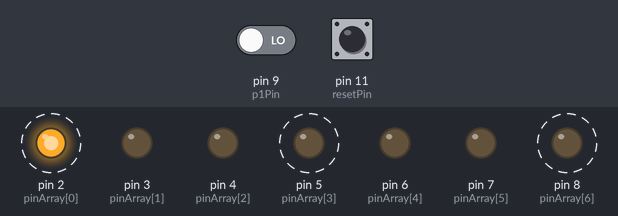
A sketch run on a simulated Arduino Uno, built with avr-gcc and run on an emulated ATmega328P. Parts: output pins drawn as LEDs (lit = HIGH). Dashed ring = blinking. The test bench sets the inputs (shaded band); at power-on: pin 11 (resetPin) LOW, pin 9 (p1Pin) LOW.

Above: at 1.28 s.
1.3 s: pin 11 (resetPin) pulled HIGH for 3.2 s
At 1.8 s:
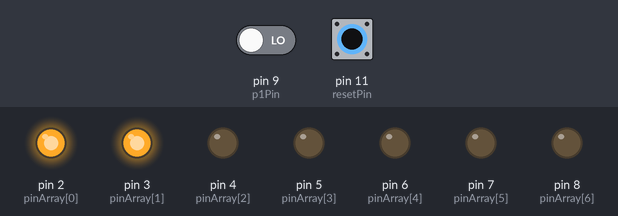
6.1 s: pin 11 (resetPin) pulled HIGH for 0.15 s
At 6.41 s:
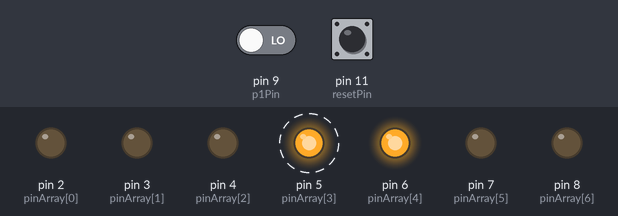
9.1 s: pin 11 (resetPin) pulled HIGH for 1 s
12.1 s: pin 11 (resetPin) pulled HIGH for 0.15 s
15.1 s: pin 9 (p1Pin) driven HIGH
At 15.1 s:
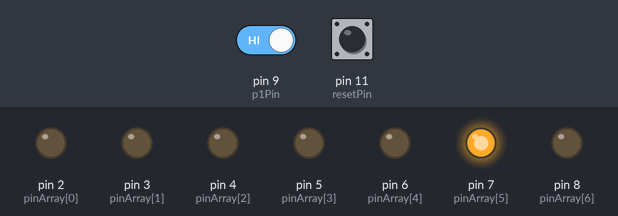
16.6 s: pin 11 (resetPin) pulled HIGH for 0.15 s
At 17.4 s:
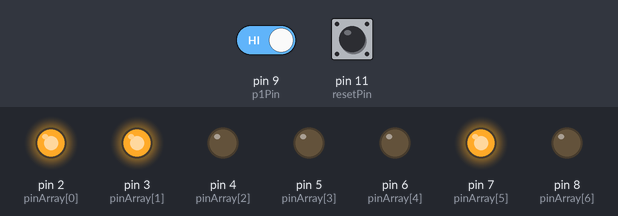
Timing chart, 0 to 19.2 s (numbered marks = the images above; inputs shaded):
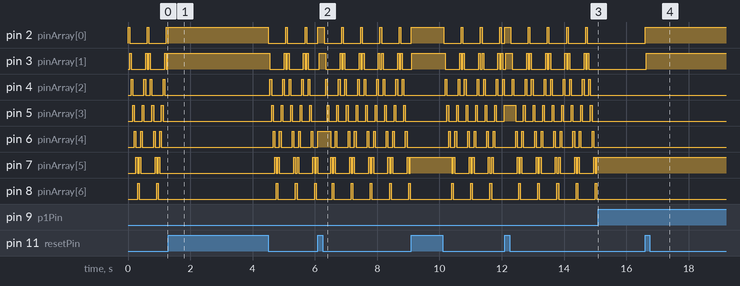

The sketch:

pong.ino
```cpp
int pinArray[] = {2, 3, 4, 5, 6, 7, 8};
int p1Pin = 9;
int p2Pin = 10;
int resetPin = 11;
int count = 0;
int timer = 50;
int delta = 1;
int position = 0;
int prevT = millis();
int currentT = millis();

void setup(){
  for (count=0;count<=6;count++) {
    pinMode(pinArray[count], OUTPUT);
  }
  pinMode(p1Pin, INPUT);
  pinMode(p2Pin, INPUT);
  pinMode(resetPin, INPUT);
}

void loop() {
  digitalWrite(pinArray[position], HIGH);
  currentT = millis();
  if (digitalRead(resetPin) == HIGH) {
    delta = 1;
    position = 0;
  }
  else if (digitalRead(p1Pin) == HIGH) {
    delta = 0;
  }
  if (currentT - prevT > timer) {
    prevT = currentT;
    digitalWrite(pinArray[position], LOW);
    position += delta;
    if (position > 6) {
      delta = -1;
      position = 5;
    }
    else if (position < 0) {
      delta = +1;
      position = 1;
    }
  }
}
```

Measured:
- after the input at 15.1 s, pin 2 (pinArray[0]), pin 3 (pinArray[1]), pin 4 (pinArray[2]), pin 5 (pinArray[3]), pin 6 (pinArray[4]), pin 8 (pinArray[6]): stops changing and stays LOW; pin 7 (pinArray[5]): stops changing and stays HIGH
- after the input at 16.6 s, pin 2 (pinArray[0]), pin 3 (pinArray[1]): LOW → HIGH at once
- by itself, pin 2 (pinArray[0]): repeats every 0.61 s: LOW 0.56 s, HIGH 0.05 s
